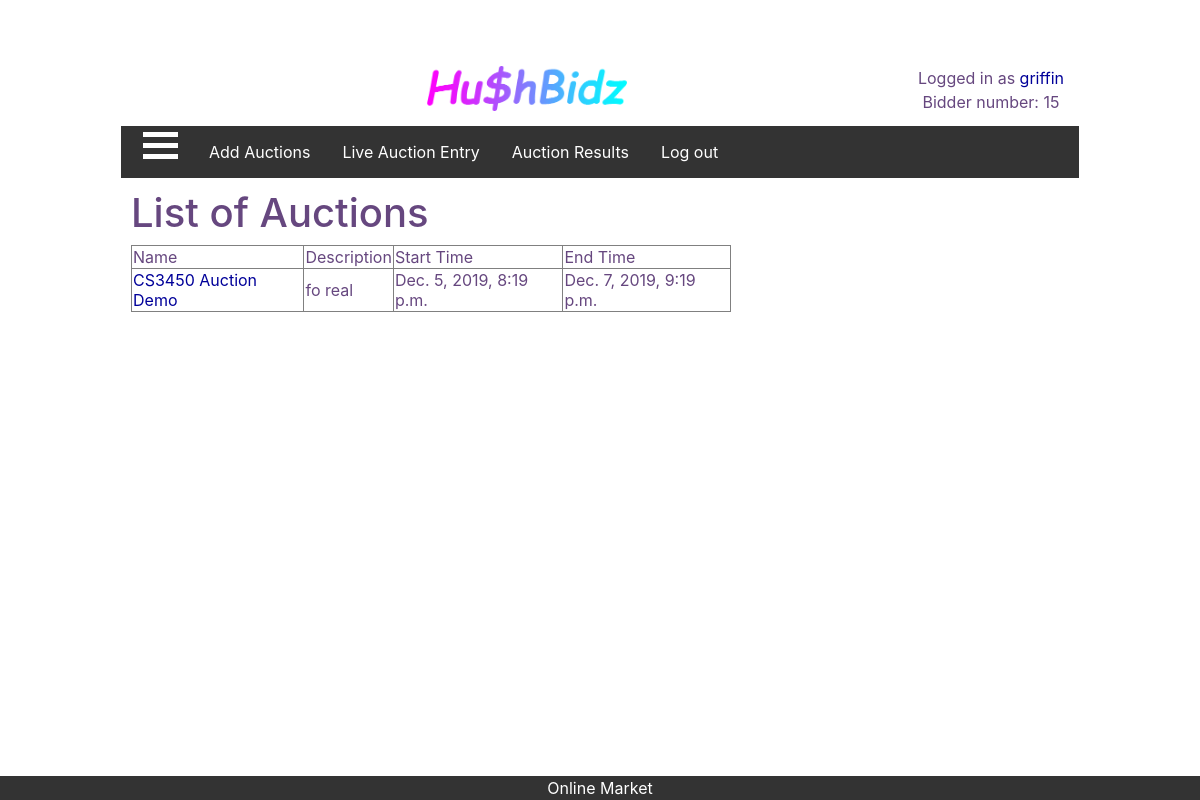
Before: /auction_app/admin_view/ (signed in) with the older database file.
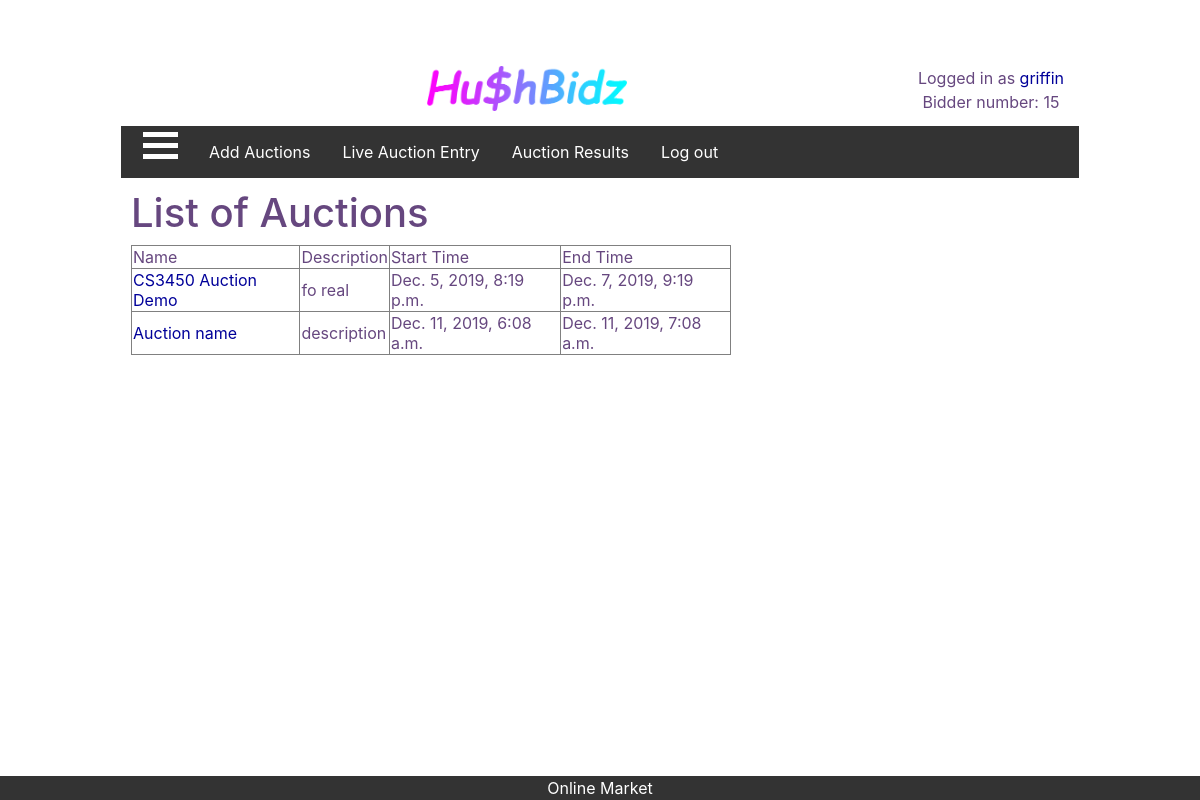
After: the same page with the newer database file.
### auction_app/models.py (models this page shows, shortened)
class Auction(models.Model):
    name = models.CharField('name', max_length=256, default = 'Auction name')
    description = models.TextField('description', default = 'description', max_length=256)
    admin=models.CharField(max_length=256)
    live_auction=models.BooleanField(default=False)
    start_time=models.DateTimeField('start_time', default = timezone.now)
    end_time=models.DateTimeField('end_time', default = one_hour_hence)
    numUsers = 0

### auction_app/views.py (the view)
# urls.py: path('admin_view/', views.admin_view, name='admin_view'),
@login_required
def admin_view(request):
    if request.user.is_superuser == False:
        return redirect('login')
    all_auctions = Auction.objects.all()
    context = {'all_auctions': all_auctions}
    return render (request, 'auction_app/admin_view.html', context)

### auction_app/templates/auction_app/admin_view.html
{% extends "auction_app/base.html" %}
{% block content %}
<body>
<h1>List of Auctions</h1>
<table border="1" width="600">
<tr>
<td>Name</td>
<td>Description</td>
<td>Start Time</td>
<td>End Time</td>
</tr>
{% for auction in all_auctions %}
<tr>
<td>
<a href="{% url 'admin_auction_view' pk=auction.pk %}">{{ auction.name }}</a>
</td>
<td>
{{ auction.description }}</td>
<td>
{{auction.start_time}}
</td>
<td>
{{auction.end_time}}
</td>
</tr>
{% endfor %}
</table>
</body>
{% endblock %}

Changed rows visible on the page:
added Auction: name "Auction name", description "description", start_time "Dec. 11, 2019, 6:08 a.m.", end_time "Dec. 11, 2019, 7:08 a.m."
